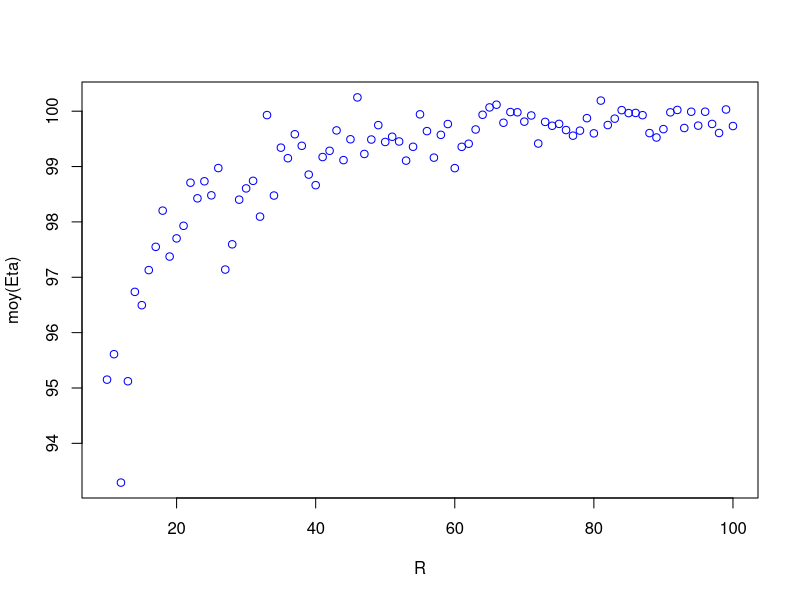
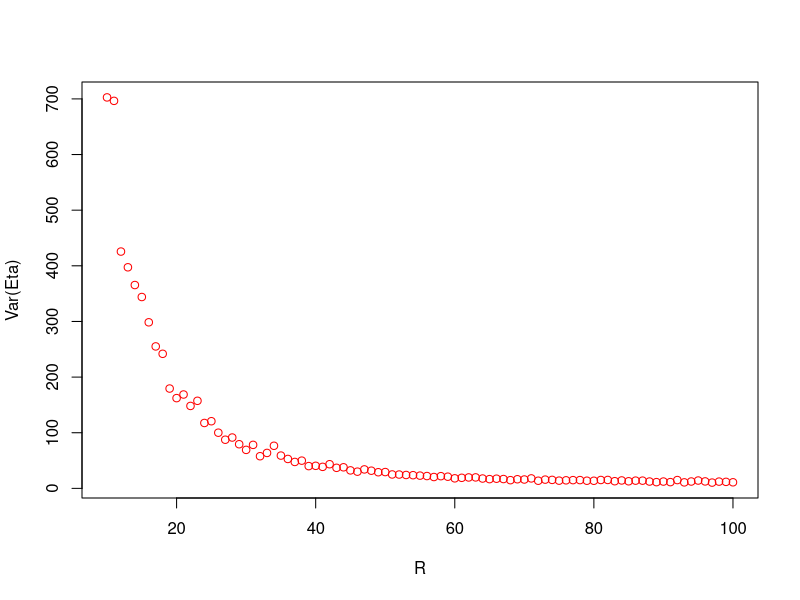
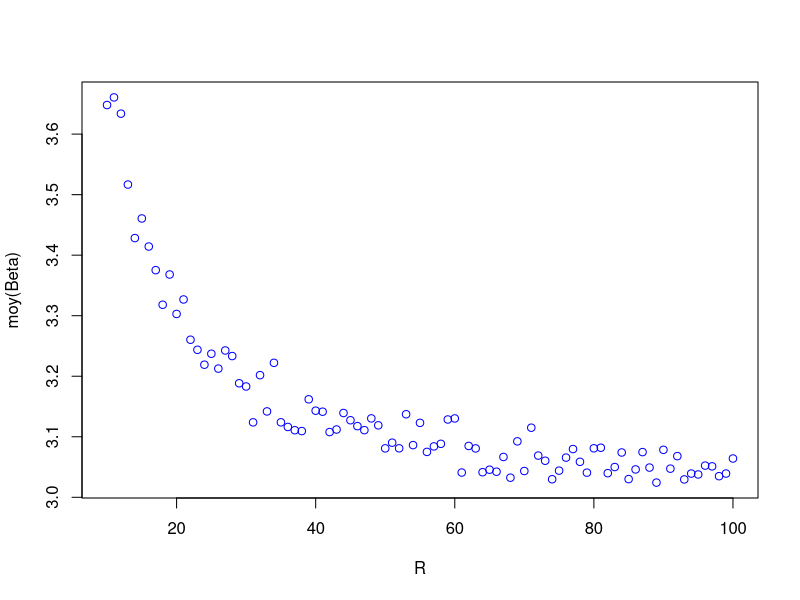
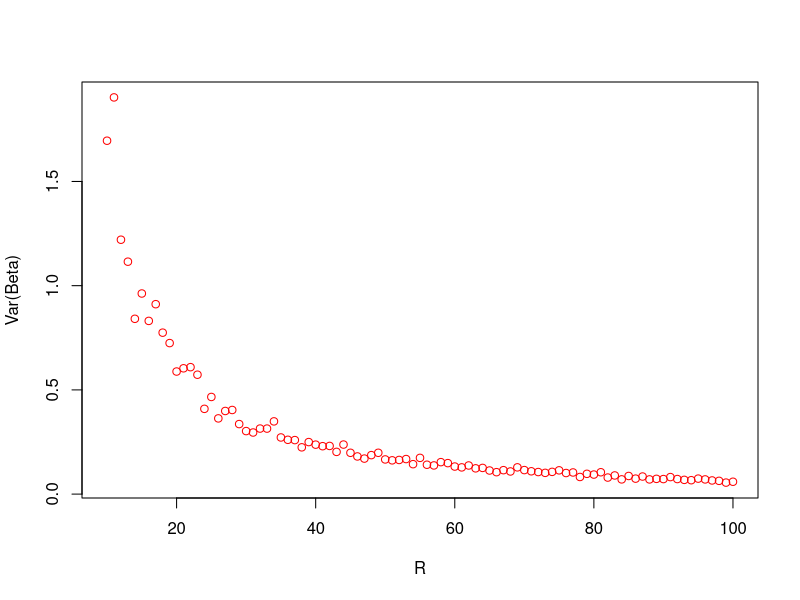

These figures' R source, in order:
## Simulation d'une loi de weibull 
## avec observations censurées

beta = 3
eta = 100
n = 100
RInit = n/10
lambdaBetaRMoy = matrix(0,n,3)
lambdaBetaRVar = matrix(0,n,3)
for (R in RInit:n) {
#Taux de censure
#R = 70
taux_censure = R/n
Itr = 300
## Calcul de la moyenne et variance des estimations de paramètres

simBeta = c(1:Itr)
simEta = c(1:Itr)
for (i in 1:Itr) {
  sim = rweibull(n,beta,eta)
  simOrdre = sim[order(sim)]
  ## Fontion pour estimer les paramètres
  f <- function(param) {
    eta = param[1]
    beta = param[2]
    -(R*log(beta) - R*beta*log(eta) + (beta-1)*sum(log(simOrdre)[1:R]) - (1/(eta^beta))*(sum((simOrdre^beta)[1:R])+(n-R)*simOrdre[R]^beta)) 
  }
  ## Graphe de probabilite pour estimer les param initiaux de l'optim
  graphe <- matrix(0,R,2)
  simOrdre = sim[order(sim)]
  for (k in 1:R) {
    graphe[k,1] = log(simOrdre[k])
    Fti = (k-0.3)/(n+0.4)
    #Fti = k/n
    graphe[k,2] = log(log(1/(1-Fti)))
  }
  if (R==n)
    graphe <- graphe[-n,]
  #plot(graphe[,2]~graphe[,1])
  LM = lm(graphe[,2]~graphe[,1])
  origine=LM$coef[1]
  pente = LM$coef[2]
  eta0 = exp(-origine/pente)
  beta0 = pente
  res <- optim(c(eta0,beta0),f)
  simEta[i] = res$par[1]
  simBeta[i] = res$par[2]  
}
etaMoy <- mean(simEta)
betaMoy <- mean(simBeta)
## Calcul de la variance des paramètre
varEta = mean(simEta^2)-etaMoy^2
varBeta = mean(simBeta^2)-betaMoy^2

lambdaBetaRMoy[R,1] = R
lambdaBetaRMoy[R,2] = etaMoy
lambdaBetaRMoy[R,3] = betaMoy

lambdaBetaRVar[R,1] = R
lambdaBetaRVar[R,2] = varEta
lambdaBetaRVar[R,3] = varBeta
}
#Graphes d'eta
plot(lambdaBetaRMoy[RInit:100,], xlab="R", ylab="moy(Eta)", col="blue")
plot(lambdaBetaRVar[RInit:100,], xlab="R", ylab="Var(Eta)", col="red")
#Graphes de Beta
plot(lambdaBetaRMoy[RInit:100,-2], xlab="R", ylab="moy(Beta)", col="blue")
plot(lambdaBetaRVar[RInit:100,-2], xlab="R", ylab="Var(Beta)", col="red")
